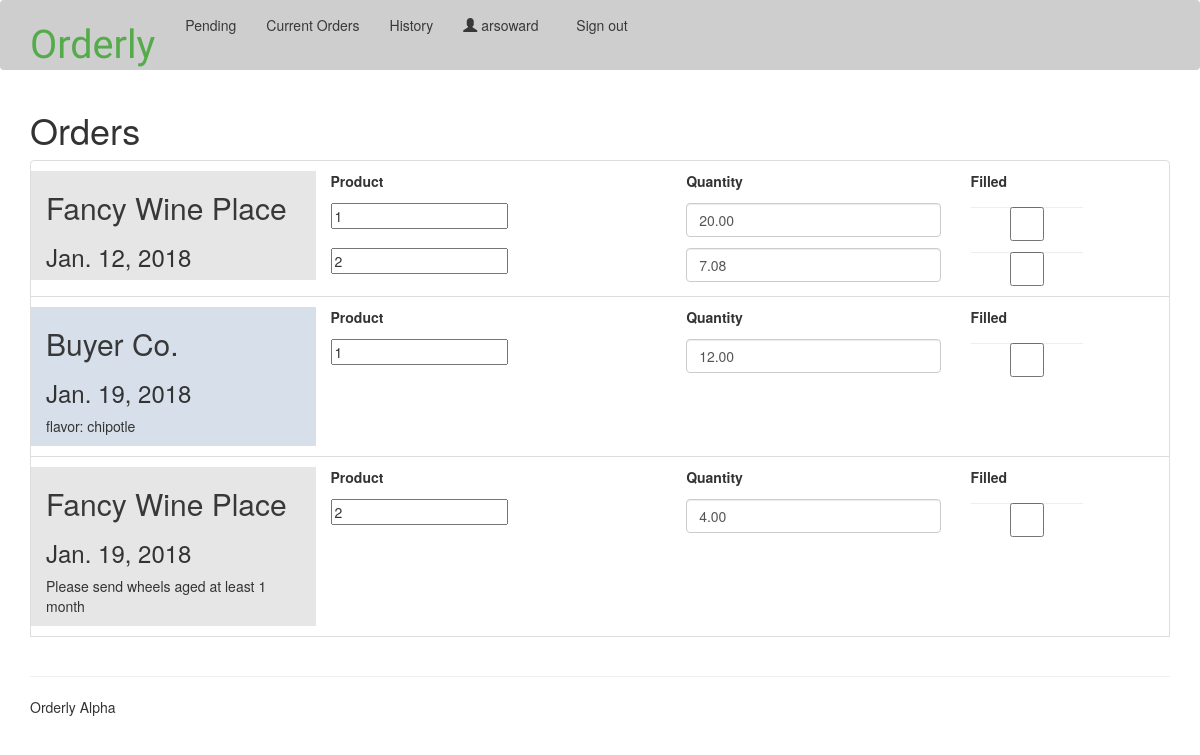
Screenshot of /orders/ (signed in) with the database file from the repository.
### orders/models.py (models this page shows, shortened)
class Business(models.Model):
  business_name = models.CharField(max_length=60)
  contact_name = models.CharField(max_length=60)
  website = models.URLField(max_length=200, blank=True)
  email = models.EmailField(max_length=254, blank=True)
  phone = models.CharField(max_length=15, blank=True)
  address = models.CharField(max_length=260, blank=True)
  tagline = models.CharField(max_length=150, blank=True) #describe your business in 150 characters or less!
  about = models.TextField(max_length=600, null=True, default=None)
  account = models.OneToOneField(userModels.Account, related_name='business', null=True, default=None, on_delete=models.CASCADE)
  picture = models.OneToOneField(userModels.Picture, related_name='business', blank=True, null=True, on_delete=models.CASCADE)
  class Meta:
      verbose_name_plural = "businesses"

class Order(models.Model):
  connection = models.ForeignKey(Connection, on_delete=models.CASCADE, blank=True, null=True, default=None) #set to deleted user
  ORDER_STATUS_CHOICES = (
    ('P', 'Pending'),   #user needs to approve order from email or new customer
    ('C', 'Current'),   #current orders show up in the default to-do list
    ('D', 'Delivered'), #delivered orders will be removed from to-do list, but can be searched
  )
  from_address = models.EmailField(max_length=254, blank=True, null=True, default=None)
  status = models.CharField(max_length=1, choices=ORDER_STATUS_CHOICES, default='P')
  requested_delivery = models.DateField('requested delivery date', default=(date.today() + timedelta(days=7))) # set to the future to set up recurring orders.
  notes = models.TextField(max_length=600, blank=True)

### orders/views.py (the view)
# urls.py: path('orders/', views.orderList, name='orders'),
@login_required
def orderList(request, status='C'):
  businessID = request.user.account.business.id
  rawList = list(Order.objects.filter(connection__vendor_id=businessID, status=status).order_by('requested_delivery'))
  business = get_object_or_404(Business, id=businessID)
  orderList = []
  number = 0
  if status == 'O': #TODO outgoing orders
    pass
  if(request.user.account.isPremium):
    mailbox = Mailbox.objects.get(name = businessID)
    mailbox.get_new_mail()
    print("mail checked")
  if status == 'P':
    for order in rawList:
      form = OrderForm(instance=order, prefix=str(number))
      if OrderItem.objects.filter(order = order):
        formset = OrderItemModelSet(request.POST or None, prefix=str(number),
                                                          queryset=OrderItem.objects.filter(order = order))
        emailOrder = False
      else:
        formset = OrderItemSet(request.POST or None, prefix=str(number))
        emailOrder = True
      number += 1
      if (request.method == 'POST'):
        if emailOrder:
          formset = OrderItemSet(request.POST, instance=order)
          formset.is_valid()
          formset.save()
        else:
          instances = formset.save()
        form.is_valid()
        order = form.save(commit=False)
        order.status = 'C'
        order.save()
        return HttpResponseRedirect(reverse('orders:pending'))
      orderList.append({'business': order.connection.customer,
                        'orderForm': form,
                        'orderItemFormset': formset,
                        'order': order,
                        'status': order.status,
                      })
    template = 'orders/pendingorderlist.html'
  else:
    for order in rawList:
      formset = OrderItemModelSet(request.POST or None, prefix=str(number),
                                  queryset=OrderItem.objects.filter(order = order))
      for f in formset:
        f.fields['product'].queryset=(Product.objects.filter(vendor=business))
      number += 1
      if (request.method == 'POST'):
        instances = formset.save()
        order.save()
      orderList.append({'business': order.connection.customer,
                        'orderItemFormset': formset,
                        'order': order,
                        'status': order.status,
                      })
    if status == 'C':
      template = 'orders/orderlist.html'
    else:
      template = 'orders/historyorderlist.html'
  context = {'list': orderList, 'business': business}
  return render(request, template, context)

### orders/templates/orders/orderlist.html (shortened to what this page needs)
{% extends 'list.html' %}
{% load bootstrap3 %}
{% block title %}Orders{% endblock %}
{% block itemTitle %}
    <h2><a href="{% url 'orders:about' item.business.account.slug %}">{{ item.business.business_name }}</a></h2>
    <h3>{{item.order.requested_delivery}}</h3>
    <p>{{ item.order.notes }}</p>
{% endblock %}
{% block itemContent %}
<span>
<form action="" method="post">{% csrf_token %}
  <div class='row'>
    <div class="col-xs-12 col-md-5">
      <label>Product</label>
    </div>
    <div class="col-xs-10 col-md-4">
      <label>Quantity</label>
    </div>
    <div class="col-xs-2 col-2">
      <label>Filled</label>
    </div>
  </div>
    {% for form in item.orderItemFormset %}
    <div class="row">
      <div class="col-xs-12 col-md-5">
        {{form.product}}
      </div>
      <div class="col-xs-10 col-md-4">
        {{form.quantity}}
      </div>
      <div class="col-xs-2 col-2">
        {{form.filled}}
      </div>
    </div>
    {% endfor %}
</span>
{% endblock %}

### shared_templates/list.html (shortened to what this page needs)
{% extends 'base.html' %}
{% block content %}
  <div class="container">
    <h1>{% block title %} Orderly {% endblock %}</h1>
    <ul class="list-group">
    {% for item in list %}
    <li class="list-group-item">
      <div class="row row-eq-height {% cycle 'row1' 'row2' %}">
        <div class="col-12 col-md-3 rowTitle">
          {% block itemTitle %}{% endblock %}
        </div>
        <div class="col-12 col-md-9">
          {% block itemContent %}{% endblock %}
        </div>
      </div>
    </li>
    {% empty %}
      <div class="row row1">
        <div class="col">
          <p> Nothing to show. </p>
        </div>
      </div>
    {% endfor %}
    </ul>
  </div>
{% endblock %}

### shared_templates/base.html (shortened to what this page needs)
{% load static from staticfiles %}
{% load bootstrap3 %}
<!DOCTYPE html>
<html lang="en">
  <head>
    {% bootstrap_css %}
    <link rel="stylesheet" href="https://code.jquery.com/ui/1.8.18/themes/base/jquery-ui.css" type="text/css" media="all"/>
    <link href="{% static 'orders/css/orders.css' %}" rel="stylesheet">
  </head>
<body>
  <div class="wrapper">
    <div class="navbar lobster-nav">
      <div class="container">
        <div class="navbar-header">
          <h1 class="text-center">
            <a class="navbar-brand lobster" href="{% url 'users:index' %}">Orderly</a>
          </h1>
        </div>
        <div class="navbar-collapse collapse">
          <ul class="nav navbar-nav">
          {% block nav_user %}
            {% if user.is_authenticated %}
              <ul class="nav navbar-nav navbar-right">
                <li id="nav-username"><a href="{% url 'orders:index' %}">
                  <span class="glyphicon glyphicon-user"></span>  {{ user.get_username }} &nbsp; </a>
                </li>
                <li>
                  <a href="{% url 'logout' %}">Sign out</a>
                </li>
              </ul>
            {% endif %}
          {% endblock %}
            <li class=""><a href="{% url 'orders:pending' %}">Pending</a></li>
            <li class=""><a href="{% url 'orders:orders' %}">Current Orders</a></li>
            <li class=""><a href="{% url 'orders:history' %}">History</a></li>
          </ul>
        </div>
      </div>
    </div>
{% block content %}
{% endblock %}
  </div> {% comment %} wrapper ends {% endcomment %}
  <div id="page-footer">
	<div class="container">
	  <footer>
		<hr />
		<p>Orderly Alpha</p>
	  </footer>
    </div>
  </div>
</body>
</html>

### orders/static/orders/css/orders.css (style rules this page uses)
.row1 .rowTitle { background-color: rgba(124, 124, 124, 0.19); }
.row2 .rowTitle { background-color: rgba(168, 188, 210, 0.46); }
a { color: #383838; }
.lobster { font-family: 'Oleo Script Swash Caps', cursive; color: rgba(24, 153, 9, 0.67) !important; font-size: 110%; }
.lobster-nav { background-color: rgba(200, 200, 200, 0.88); border: none; }
.lobster-nav .navbar-collapse { background-color: rgba(224, 224, 224, 0.88) border: none; }

### rows the page displays
Business: business.business_name "Fancy Wine Place", order.requested_delivery "Jan. 12, 2018", product "1" "2" "2", quantity "20.00" "7.08" "4.00", order.requested_delivery "Jan. 19, 2018", order.notes "Please send wheels aged at least 1 month"
Business: business.business_name "Buyer Co.", order.requested_delivery "Jan. 19, 2018", order.notes "flavor: chipotle", product "1", quantity "12.00"

### other values shown
{{ user.get_username }} "arsoward"
